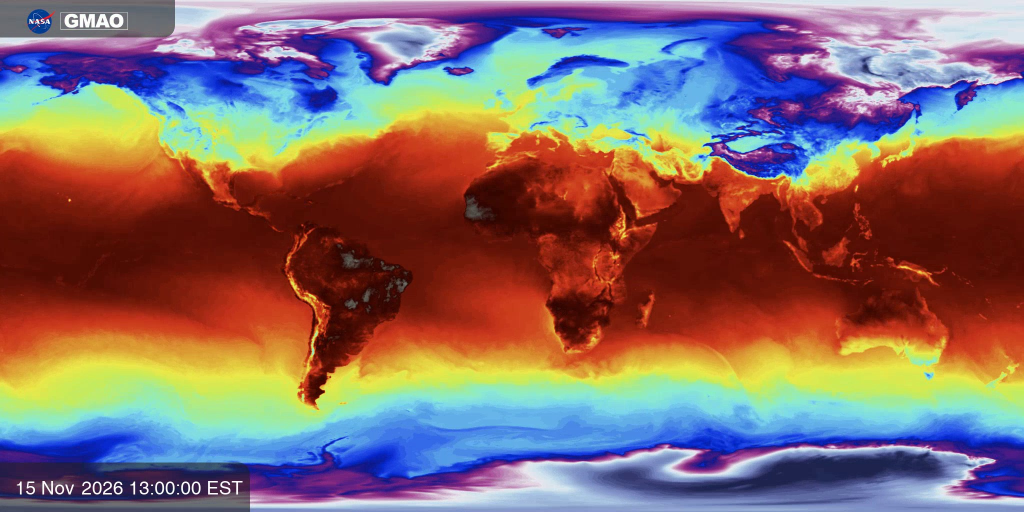
#> input picture data/air/map.jpg, 2048 x 1024 px (shown at 1/2 size)
$ python prep_cards.py
#> lines starting #> are read from the running program, lines starting #| are printed output that depends on the picture
"""Background images for the layer cards: small crops of each layer's own NASA image.

Run from the project root after the layer scripts:  python scripts/prep_cards.py
Crops are given as fractions of the source image (x0, y0, x1, y1).
"""
import os

from PIL import Image

ROOT = os.path.dirname(os.path.dirname(os.path.abspath(__file__)))
OUT = os.path.join(ROOT, "data", "cards")

CROPS = {
    # id: (source image, crop box as fractions)
    "air": ("data/air/map.jpg", (0.42, 0.24, 0.80, 0.52)),       # Africa and the Atlantic
    "latest": ("data/air/map.jpg", (0.22, 0.38, 0.52, 0.70)),    # South America
    "lights": ("data/lights/map.jpg", (0.46, 0.20, 0.80, 0.45)),
    "ocean": ("data/ocean/map.jpg", (0.20, 0.20, 0.45, 0.45)),
    "aero": ("data/aero/map.jpg", (0.30, 0.25, 0.60, 0.50)),
    "forest": ("data/forest/view.jpg", (0.30, 0.30, 0.70, 0.60)),
    "lightning": ("data/lightning/view.jpg", (0.30, 0.35, 0.70, 0.65)),
}


def main():
    os.makedirs(OUT, exist_ok=True)
    for cid, (src, (x0, y0, x1, y1)) in CROPS.items():
        path = os.path.join(ROOT, src)
        if not os.path.exists(path):
            print(f"[skip] {cid}: {src} not found yet")
            continue
        im = Image.open(path).convert("RGB")
#> im is the input picture: PIL image 2048x1024 RGB; mean R, G, B 134.4, 108.6, 107.1
        w, h = im.size
#> w = 2048; h = 1024
        crop = im.crop((int(x0 * w), int(y0 * h), int(x1 * w), int(y1 * h)))
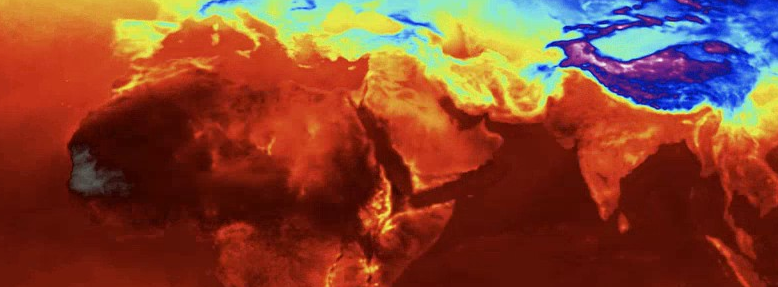
#> crop: PIL image 778x287 RGB; mean R, G, B 135.7, 68.5, 46.4
        crop.thumbnail((480, 240))
#> crop: PIL image 480x177 RGB
        crop.save(os.path.join(OUT, f"{cid}.jpg"), quality=80, optimize=True)
        print(f"[ok] data/cards/{cid}.jpg {crop.size}")
#| [ok] data/cards/air.jpg (480, 177)
#> pass 3 of the loop in main, `for cid, (src, (x0, y0, x1, y1)) in CROPS.items():`:
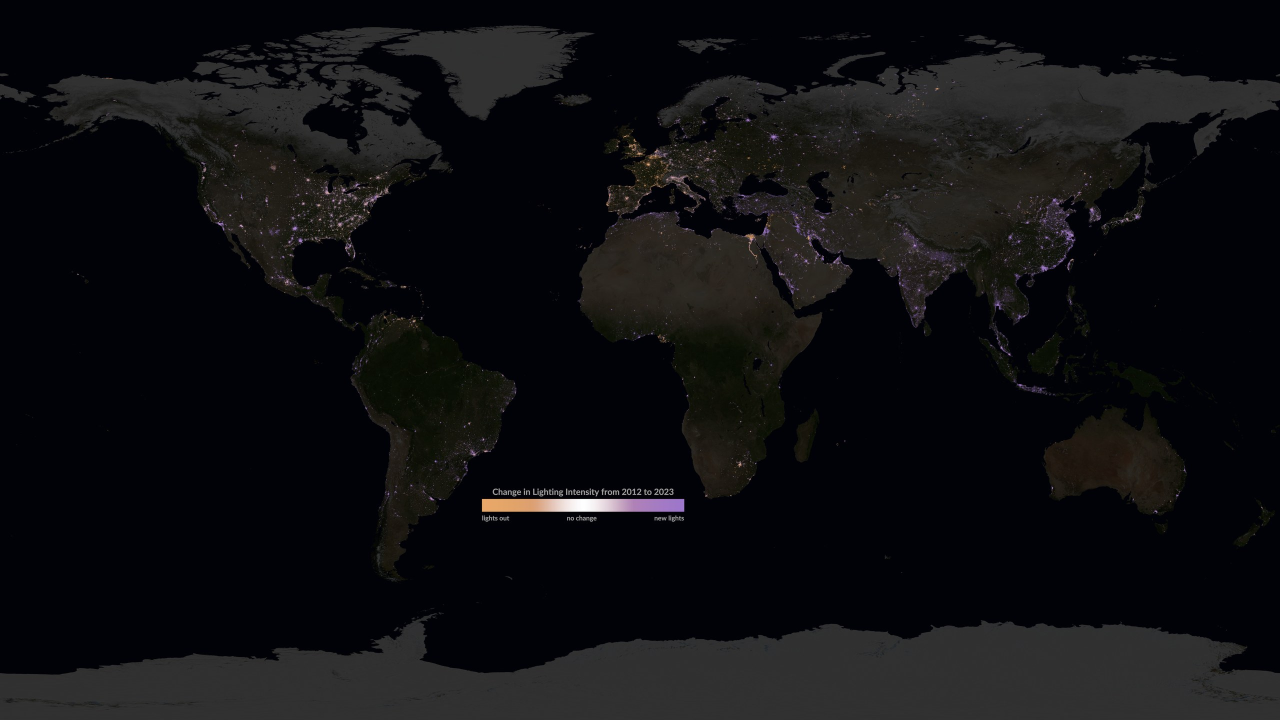
#> input picture data/lights/map.jpg, 2560 x 1440 px (shown at 1/2 size)
#> in main, im is the input picture: PIL image 2560x1440 RGB; mean R, G, B 14.7, 14.9, 17.3
#> in main, `crop = im.crop((int(x0 * w), int(y0 * h), int(x1 * w), int(y1 * h)))`:
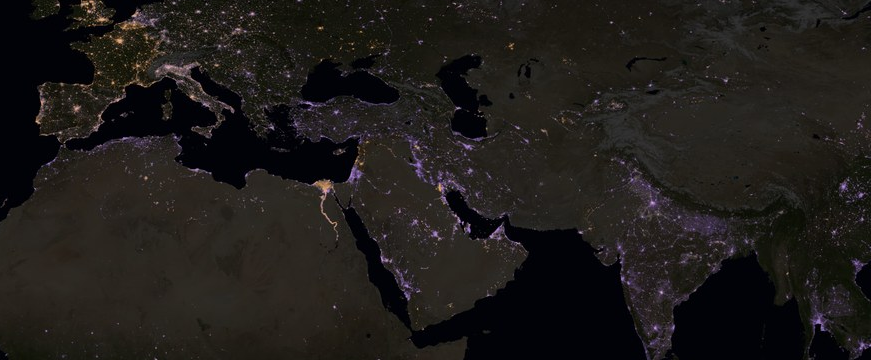
#> crop: PIL image 871x360 RGB; mean R, G, B 30.7, 27.9, 25.6
#| [ok] data/cards/lights.jpg (480, 198)
#> the loop made 7 passes; the first 3 are shown


if __name__ == "__main__":
    main()
